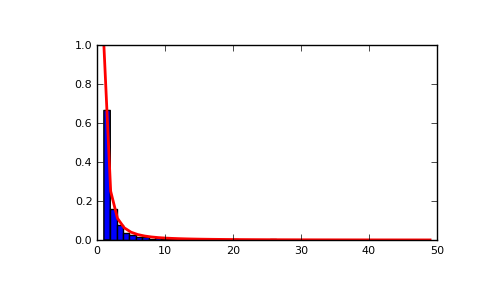

Reproduce this figure in Python.
# Draw samples from the distribution:

a = 2. # parameter
s = np.random.zipf(a, 1000)

# Display the histogram of the samples, along with
# the probability density function:

import matplotlib.pyplot as plt
import scipy.special as sps
# Truncate s values at 50 so plot is interesting
count, bins, ignored = plt.hist(s[s<50], 50, normed=True)
x = np.arange(1., 50.)
y = x**(-a)/sps.zetac(a)
plt.plot(x, y/max(y), linewidth=2, color='r')
plt.show()
